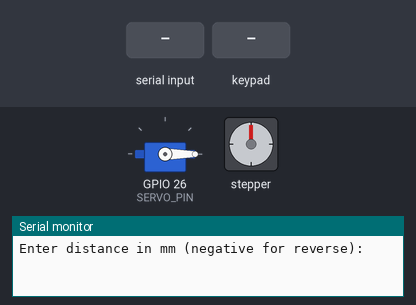
The sketch below on a simulated ESP32. Shown: servo, stepper motor, the last lines printed to the serial monitor. The test bench sets the inputs (shaded band). Nothing arrives over Bluetooth unless stated; stepper angles assume 200 steps per turn.

Above: at 1.2 s.
1.3 s: "90,45\n" received over Serial
At 1.45 s:
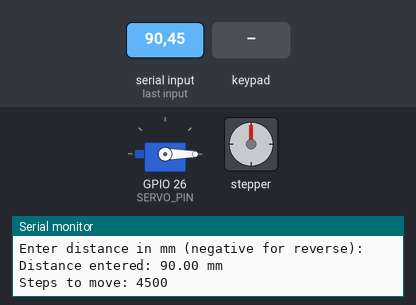
4.3 s: key 'U' pressed
At 7.1 s:
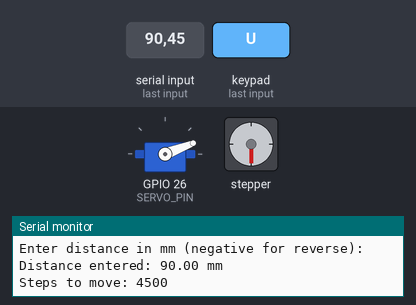
7.3 s: "30,150\n" received over Serial
At 10.1 s:
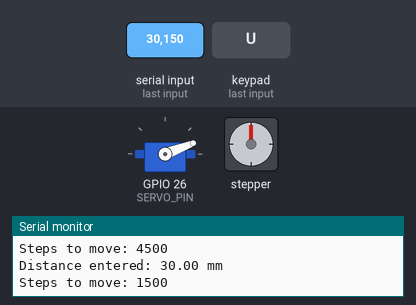
10.3 s: "5\n" received over Serial
At 12.1 s:
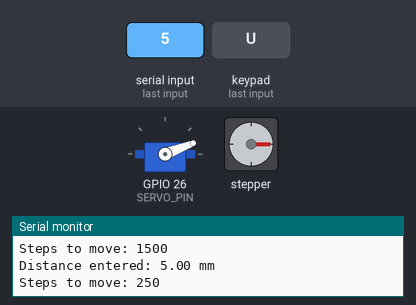
12.7 s: "200\n" received over Serial
At 13.45 s:
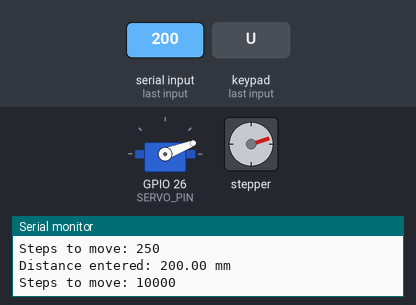
15.7 s: key 'D' pressed
At 15.85 s:
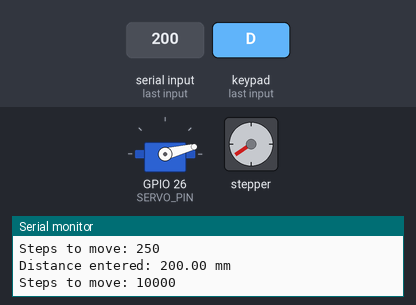
Timing chart, 0 to 19.7 s (numbered marks = the images above; inputs shaded):
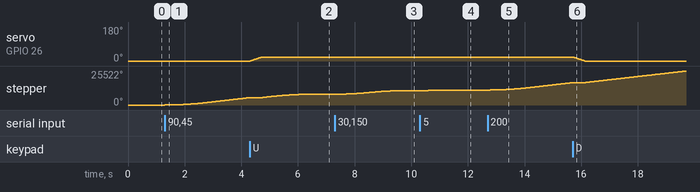

The sketch:

spearhead_final.ino
```cpp
#include <AccelStepper.h>
#include <ps5Controller.h>
#include <ESP32Servo.h>

#define STEP_PIN 14
#define DIR_PIN 13
#define SERVO_PIN 26

AccelStepper stepper(AccelStepper::DRIVER, STEP_PIN, DIR_PIN);
Servo servo;

float stepsPerMM = 50;//microstepping 8
long targetPosition = 0;

int servoPos = 0;
const int servoMin = 0;
const int servoMax = 68;

void setup() {

  Serial.begin(115200);
  stepper.setCurrentPosition(0);

  stepper.setMaxSpeed(1500);
  stepper.setAcceleration(1000);

  servo.attach(SERVO_PIN);
  servo.write(servoPos);


  ps5.begin("90:B6:85:64:59:2B");

  Serial.println("Enter distance in mm (negative for reverse):");
}

void loop() {

  if (Serial.available()) {

    String input = Serial.readStringUntil('\n');
    float distance = input.toFloat();

    long steps = distance * stepsPerMM;

    targetPosition += steps;
    stepper.moveTo(targetPosition);

    Serial.print("Distance entered: ");
    Serial.print(distance);
    Serial.println(" mm");

    Serial.print("Steps to move: ");
    Serial.println(steps);
  }

  stepper.run();


  if (ps5.isConnected()) {

    if (ps5.Up()) {
      if (servoPos < servoMax) {
        servoPos++;
        servo.write(servoPos);
        delay(20);
      }
    }

    if (ps5.Down()) {
      if (servoPos > servoMin) {
        servoPos--;
        servo.write(servoPos);
        delay(20);
      }
    }

  }
}
```

Measured:
- after the input at 1.3 s, stepper: keeps turning clockwise at about 1845°/s, starting at once
- after the input at 4.3 s, servo on GPIO 26 (SERVO_PIN): moves from 0° to 21° over 0.40 s, starting at once
- after the input at 7.3 s, stepper: turns 2700° clockwise in 2.5 s, starting at once
- after the input at 10.3 s, stepper: turns 450° clockwise in 0.96 s, starting at once
- after the input at 12.7 s, stepper: keeps turning clockwise at about 1845°/s, starting at once
- after the input at 15.7 s, servo on GPIO 26 (SERVO_PIN): moves from 21° to 0° over 0.40 s, starting at once
